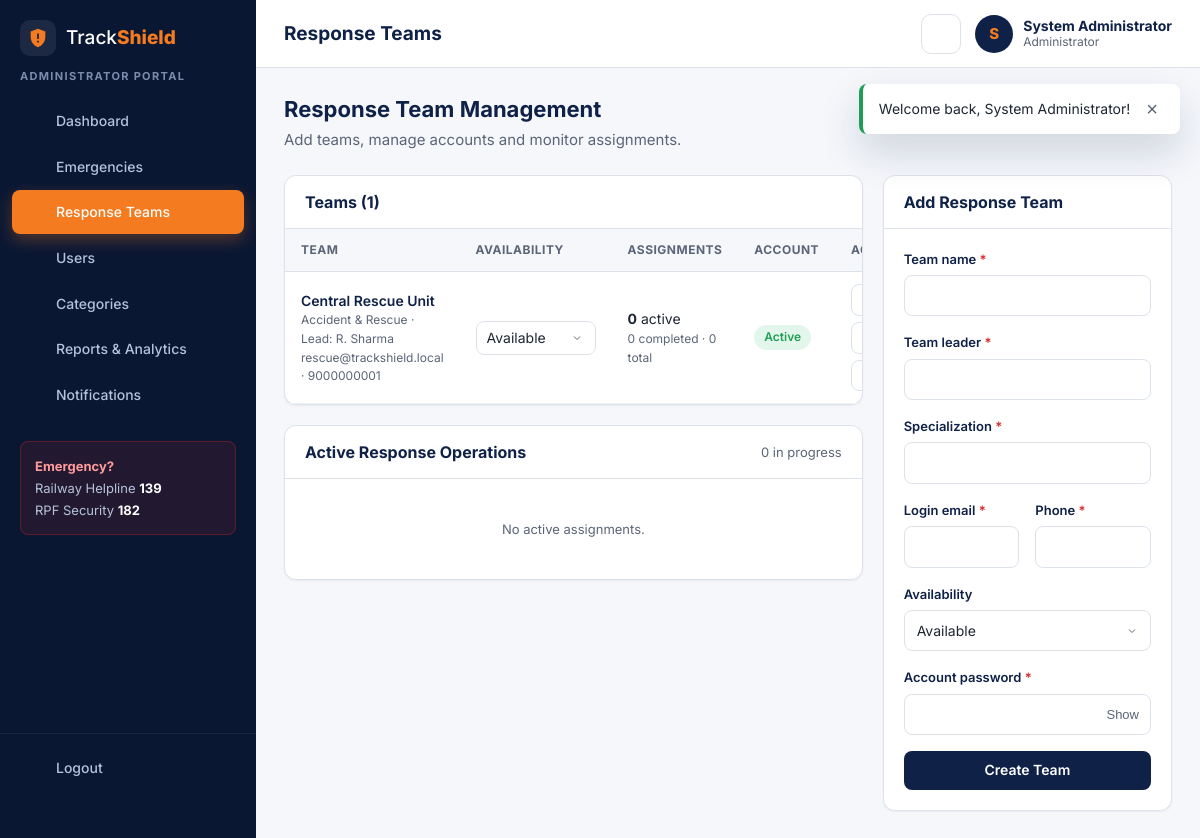
The page /admin/manage-teams.php (signed in) on the database its author committed.
### tables this page shows
CREATE TABLE users (
  id          INT UNSIGNED NOT NULL AUTO_INCREMENT,
  full_name   VARCHAR(100) NOT NULL,
  email       VARCHAR(150) NOT NULL,
  phone       VARCHAR(20)  NOT NULL,
  password    VARCHAR(255) NOT NULL,
  role        ENUM('passenger','response','admin') NOT NULL DEFAULT 'passenger',
  status      ENUM('active','inactive') NOT NULL DEFAULT 'active',
  created_at  TIMESTAMP NOT NULL DEFAULT CURRENT_TIMESTAMP,
  PRIMARY KEY (id),
  UNIQUE KEY uq_users_email (email),
  KEY idx_users_role (role),
  KEY idx_users_status (status)
);

CREATE TABLE response_teams (
  id              INT UNSIGNED NOT NULL AUTO_INCREMENT,
  user_id         INT UNSIGNED DEFAULT NULL,
  team_name       VARCHAR(100) NOT NULL,
  team_leader     VARCHAR(100) NOT NULL,
  email           VARCHAR(150) NOT NULL,
  phone           VARCHAR(20)  NOT NULL,
  specialization  VARCHAR(100) NOT NULL,
  availability    ENUM('Available','Busy','Off Duty') NOT NULL DEFAULT 'Available',
  created_at      TIMESTAMP NOT NULL DEFAULT CURRENT_TIMESTAMP,
  PRIMARY KEY (id),
  UNIQUE KEY uq_team_name (team_name),
  UNIQUE KEY uq_team_user (user_id),
  KEY idx_team_availability (availability),
  CONSTRAINT fk_teams_user FOREIGN KEY (user_id)
    REFERENCES users (id) ON DELETE SET NULL ON UPDATE CASCADE
);

### includes/auth.php (called while the page is built, shortened)
<?php
require_once __DIR__ . '/functions.php';
function is_logged_in(): bool
{
    return !empty($_SESSION['user_id']);
}
function current_user(): ?array
{
    static $user = false;
    if ($user === false) {
        $user = null;
        if (is_logged_in()) {
            $stmt = db()->prepare('SELECT id, full_name, email, phone, role, status FROM users WHERE id = ?');
            $stmt->execute([$_SESSION['user_id']]);
            $user = $stmt->fetch() ?: null;
        }
    }
    return $user;
}
function require_role(string ...$roles): array
{
    $user = current_user();
    return $user;
}

### config/database.php (called while the page is built, shortened)
<?php
function db(): PDO
{
    static $pdo = null;
    if ($pdo === null) {
        $dsn = 'mysql:host=' . DB_HOST . ';port=' . DB_PORT . ';dbname=' . DB_NAME . ';charset=utf8mb4';
        try {
            $pdo = new PDO($dsn, DB_USER, DB_PASS, [
                PDO::ATTR_ERRMODE            => PDO::ERRMODE_EXCEPTION,
                PDO::ATTR_DEFAULT_FETCH_MODE => PDO::FETCH_ASSOC,
                PDO::ATTR_EMULATE_PREPARES   => false,
            ]);
            $pdo->exec("SET time_zone = '" . (new DateTime())->format('P') . "'");
        } catch (PDOException $e) {
            error_log('TrackShield DB connection failed: ' . $e->getMessage());
            http_response_code(500);
            exit(APP_DEBUG ? 'Database connection failed: ' . htmlspecialchars($e->getMessage())
                           : 'Service temporarily unavailable. Please try again later.');
        }
    }
    return $pdo;
}

### admin/manage-teams.php (the view, shortened to what this page needs)
<?php
require_once __DIR__ . '/../includes/auth.php';
$user = require_role('admin');
$pdo = db();
$errors = [];
$editId = (int) ($_GET['edit'] ?? 0);
$form = ['team_name' => '', 'team_leader' => '', 'email' => '', 'phone' => '', 'specialization' => '', 'availability' => 'Available'];
$teams = $pdo->query("SELECT t.*, u.status AS account_status,
        COALESCE(SUM(a.assignment_status = 'Active'), 0) AS active_count,
        COALESCE(SUM(a.assignment_status = 'Completed'), 0) AS completed_count,
        COUNT(a.id) AS total_assigned
    FROM response_teams t
    LEFT JOIN users u ON u.id = t.user_id
    LEFT JOIN emergency_assignments a ON a.team_id = t.id
    GROUP BY t.id ORDER BY t.team_name")->fetchAll();
$activeOps = $pdo->query("SELECT a.assigned_at, t.team_name, e.id, e.reference_number, e.title, e.status, e.priority
    FROM emergency_assignments a JOIN response_teams t ON t.id = a.team_id JOIN emergencies e ON e.id = a.emergency_id
    WHERE a.assignment_status = 'Active' ORDER BY FIELD(e.priority, 'Critical', 'High', 'Medium'), a.assigned_at")->fetchAll();
function terr(array $errors, string $k): string
{
    return isset($errors[$k]) ? '<div class="field-error">' . e($errors[$k]) . '</div>' : '';
}
$pageTitle = 'Response Teams';
$layout = 'app';
require __DIR__ . '/../includes/header.php';
?>
<div class="page-head">
    <div><h2>Response Team Management</h2><p>Add teams, manage accounts and monitor assignments.</p></div>
</div>
<div class="grid-main-side">
    <div class="stack">
        <div class="card">
            <div class="card-header"><h3>Teams (<?= count($teams) ?>)</h3></div>
            <?php if (!$teams): ?><div class="empty-state"><p>No teams yet. Add one using the form.</p></div><?php else: ?>
            <div class="table-wrap">
                <table class="table responsive">
                    <thead><tr><th>Team</th><th>Availability</th><th>Assignments</th><th>Account</th><th>Actions</th></tr></thead>
                    <tbody>
                    <?php foreach ($teams as $t): ?>
                        <tr>
                            <td class="cell-main"><span class="cell-title"><?= e($t['team_name']) ?></span><span class="cell-sub"><?= e($t['specialization']) ?> · Lead: <?= e($t['team_leader']) ?></span><span class="cell-sub"><?= e($t['email']) ?> · <?= e($t['phone']) ?></span></td>
                            <td data-label="Availability">
                                <form method="post" class="inline-form"><?= csrf_field() ?><input type="hidden" name="action" value="availability"><input type="hidden" name="team_id" value="<?= (int)$t['id'] ?>">
                                    <select class="form-control" name="availability" onchange="this.form.submit()" aria-label="Availability" style="min-width:120px;padding:6px 30px 6px 10px">
                                        <?php foreach (TEAM_AVAILABILITY as $av): ?><option <?= $t['availability'] === $av ? 'selected' : '' ?>><?= e($av) ?></option><?php endforeach; ?>
                                    </select>
                                </form>
                            </td>
                            <td data-label="Assignments"><strong><?= (int)$t['active_count'] ?></strong> active<span class="cell-sub"><?= (int)$t['completed_count'] ?> completed · <?= (int)$t['total_assigned'] ?> total</span></td>
                            <td data-label="Account"><?= $t['account_status'] === 'active' ? '<span class="badge status-resolved">Active</span>' : '<span class="badge status-rejected">Inactive</span>' ?></td>
                            <td data-label="Actions"><div class="actions">
                                <a class="btn btn-ghost btn-sm" href="?edit=<?= (int)$t['id'] ?>">Edit</a>
                                <?php if ($t['user_id']): ?>
                                <form method="post" class="inline-form" data-confirm="<?= $t['account_status'] === 'active' ? 'Deactivate this team account? Its members will not be able to log in.' : 'Activate this team account?' ?>" data-confirm-variant="<?= $t['account_status'] === 'active' ? 'danger' : '' ?>">
                                    <button class="btn btn-sm <?= $t['account_status'] === 'active' ? 'btn-ghost' : 'btn-success' ?>" type="submit"><?= $t['account_status'] === 'active' ? 'Deactivate' : 'Activate' ?></button>
                                </form>
                                <?php endif; ?>
                                <a class="btn btn-ghost btn-sm" href="<?= e(url('admin/emergencies.php?team=' . (int)$t['id'])) ?>">Cases</a>
                            </div></td>
                        </tr>
                    <?php endforeach; ?>
                    </tbody>
                </table>
            </div>
            <?php endif; ?>
        </div>
        <div class="card">
            <div class="card-header"><h3>Active Response Operations</h3><span class="muted small"><?= count($activeOps) ?> in progress</span></div>
            <?php if (!$activeOps): ?><div class="empty-state small">No active assignments.</div><?php endif; ?>
        </div>
    </div>
    <div class="card" id="team-form">
        <div class="card-header"><h3><?= $editId ? 'Edit Team' : 'Add Response Team' ?></h3><?php if ($editId): ?><a class="small" href="?">+ New team</a><?php endif; ?></div>
        <div class="card-body">
            <form method="post" data-validate-form>
                <div class="form-group"><label for="team_name">Team name <span class="req">*</span></label>
                    <input class="form-control" id="team_name" name="team_name" maxlength="100" value="<?= e($form['team_name']) ?>" data-validate="required"><?= terr($errors, 'team_name') ?></div>
                <div class="form-group"><label for="team_leader">Team leader <span class="req">*</span></label>
                    <input class="form-control" id="team_leader" name="team_leader" maxlength="100" value="<?= e($form['team_leader']) ?>" data-validate="required"><?= terr($errors, 'team_leader') ?></div>
                <div class="form-group"><label for="specialization">Specialization <span class="req">*</span></label>
                    <input class="form-control" id="specialization" name="specialization" maxlength="100" list="specs" value="<?= e($form['specialization']) ?>" data-validate="required">
                    <?= terr($errors, 'specialization') ?></div>
                <div class="form-row">
                    <div class="form-group"><label for="email">Login email <span class="req">*</span></label>
                        <input class="form-control" type="email" id="email" name="email" maxlength="150" value="<?= e($form['email']) ?>" data-validate="required email"><?= terr($errors, 'email') ?></div>
                    <div class="form-group"><label for="phone">Phone <span class="req">*</span></label>
                        <input class="form-control" type="tel" id="phone" name="phone" maxlength="16" value="<?= e($form['phone']) ?>" data-validate="required phone"><?= terr($errors, 'phone') ?></div>
                </div>
                <div class="form-group"><label for="availability">Availability</label>
                    <select class="form-control" id="availability" name="availability">
                        <?php foreach (TEAM_AVAILABILITY as $av): ?><option <?= $form['availability'] === $av ? 'selected' : '' ?>><?= e($av) ?></option><?php endforeach; ?>
                    </select></div>
                <div class="form-group"><label for="password"><?= $editId ? 'Reset password' : 'Account password' ?> <?= $editId ? '<span class="muted">(leave blank to keep)</span>' : '<span class="req">*</span>' ?></label>
                    <div class="password-wrap"><input class="form-control" type="password" id="password" name="password" maxlength="72" autocomplete="new-password" data-validate="<?= $editId ? '' : 'required ' ?>password"><button type="button" class="toggle-pass small">Show</button></div>
                    <?= terr($errors, 'password') ?></div>
                <button class="btn btn-primary btn-block" type="submit"><?= $editId ? 'Save Changes' : 'Create Team' ?></button>
            </form>
        </div>
    </div>
</div>
<?php require __DIR__ . '/../includes/footer.php'; ?>

### includes/navbar.php (shortened to what this page needs)
<?php
$navUser = current_user();
$currentScript = basename($_SERVER['SCRIPT_NAME'] ?? '');
$brand = '<a class="brand" href="' . e(url('index.php')) . '"><span class="brand-mark" aria-hidden="true"><svg viewBox="0 0 24 24" width="22" height="22"><path fill="currentColor" d="M12 2 4 5v6c0 5 3.4 9.7 8 11 4.6-1.3 8-6 8-11V5l-8-3Zm-1 5h2v6h-2V7Zm0 8h2v2h-2v-2Z"/></svg></span><span>Track<strong>Shield</strong></span></a>';
if ($layout !== 'app'): ?>
<header class="site-nav">
    <div class="container nav-inner">
        <?= $brand ?>
        <button class="nav-toggle" type="button" aria-label="Toggle navigation" aria-expanded="false" data-toggle="nav"><?= icon('menu') ?></button>
        <nav class="nav-links" id="siteNav">
            <a href="<?= e(url('index.php#features')) ?>">Features</a>
            <a href="<?= e(url('index.php#how-it-works')) ?>">How it Works</a>
            <a href="<?= e(url('index.php#helplines')) ?>">Helplines</a>
            <?php if ($navUser): ?>
                <a class="btn btn-primary btn-sm" href="<?= e(url(dashboard_path($navUser['role']))) ?>">My Dashboard</a>
            <?php else: ?>
                <a href="<?= e(url('login.php')) ?>" class="<?= $currentScript === 'login.php' ? 'active' : '' ?>">Login</a>
                <a class="btn btn-accent btn-sm" href="<?= e(url('register.php')) ?>">Register</a>
            <?php endif; ?>
        </nav>
    </div>
</header>
<main class="site-main">
<?php else:
    $navRole = $navUser['role'] ?? 'passenger';
    $menus = [
        'passenger' => [
            ['passenger/dashboard.php', 'Dashboard', 'dashboard'],
            ['passenger/report-emergency.php', 'Report Emergency', 'alert'],
            ['passenger/my-emergencies.php', 'My Emergencies', 'list'],
            ['passenger/notifications.php', 'Notifications', 'bell'],
        ],
        'response' => [
            ['response/dashboard.php', 'Dashboard', 'dashboard'],
            ['response/assigned-emergencies.php', 'Assigned Emergencies', 'list'],
            ['response/notifications.php', 'Notifications', 'bell'],
        ],
        'admin' => [
            ['admin/dashboard.php', 'Dashboard', 'dashboard'],
            ['admin/emergencies.php', 'Emergencies', 'alert'],
            ['admin/manage-teams.php', 'Response Teams', 'team'],
            ['admin/manage-users.php', 'Users', 'users'],
            ['admin/categories.php', 'Categories', 'tag'],
            ['admin/reports.php', 'Reports & Analytics', 'chart'],
            ['admin/notifications.php', 'Notifications', 'bell'],
        ],
    ];
    $navRoleLabel = ['passenger' => 'Passenger', 'response' => 'Response Team', 'admin' => 'Administrator'][$navRole];
    $unread = $navUser ? unread_notification_count(db(), (int)$navUser['id']) : 0;
    $sectionMap = ['emergency-details.php' => ['passenger' => 'my-emergencies.php', 'admin' => 'emergencies.php', 'response' => 'assigned-emergencies.php'],
                   'assign-team.php' => ['admin' => 'emergencies.php'], 'update-status.php' => ['response' => 'assigned-emergencies.php']];
    $activeScript = $sectionMap[$currentScript][$navRole] ?? $currentScript;
?>
<div class="app">
    <aside class="sidebar" id="sidebar">
        <div class="sidebar-head"><?= $brand ?></div>
        <div class="sidebar-role"><?= e($navRoleLabel) ?> Portal</div>
        <nav class="sidebar-nav">
            <?php foreach ($menus[$navRole] as [$href, $label, $ic]): ?>
                <a href="<?= e(url($href)) ?>" class="<?= basename($href) === $activeScript ? 'active' : '' ?>">
                    <?= icon($ic) ?><span><?= e($label) ?></span>
                </a>
            <?php endforeach; ?>
        </nav>
        <div class="sidebar-help">
            <strong>Emergency?</strong>
            <span>Railway Helpline <b>139</b></span>
            <span>RPF Security <b>182</b></span>
        </div>
        <form method="post" action="<?= e(url('logout.php')) ?>" class="sidebar-logout">
            <button type="submit"><?= icon('logout') ?><span>Logout</span></button>
        </form>
    </aside>
    <div class="app-main">
        <header class="topbar">
            <h1 class="topbar-title"><?= e($pageTitle) ?></h1>
            <div class="topbar-actions">
                <a class="icon-btn bell" href="<?= e(url($navRole . '/notifications.php')) ?>" aria-label="Notifications">
                    <?= icon('bell') ?><?php if ($unread > 0): ?><span class="dot"><?= $unread > 9 ? '9+' : $unread ?></span><?php endif; ?>
                </a>
                <div class="user-chip">
                    <span class="avatar"><?= e(mb_strtoupper(mb_substr($navUser['full_name'] ?? '?', 0, 1))) ?></span>
                    <span class="user-meta"><strong><?= e($navUser['full_name'] ?? '') ?></strong><small><?= e($navRoleLabel) ?></small></span>
                </div>
            </div>
        </header>
        <main class="content">
<?php endif; ?>

### rows shown on the page
users: role "ADMINISTRATOR", full_name "S", full_name "System Administrator", role "Administrator"
response_teams: team_name "Central Rescue Unit", specialization "Accident & Rescue", team_leader "R. Sharma", email "rescue@trackshield.local", phone "9000000001", active_count "0", completed_count "0", total_assigned "0"

### other values the page prints
$label "Dashboard"
$label "Emergencies"
$label "Response Teams"
$label "Users"
$label "Categories"
$label "Reports & Analytics"
$label "Notifications"
$pageTitle "Response Teams"
count($teams) "1"
count($activeOps) "0"
$f['message'] "Welcome back, System Administrator!"
form field availability "Available"
